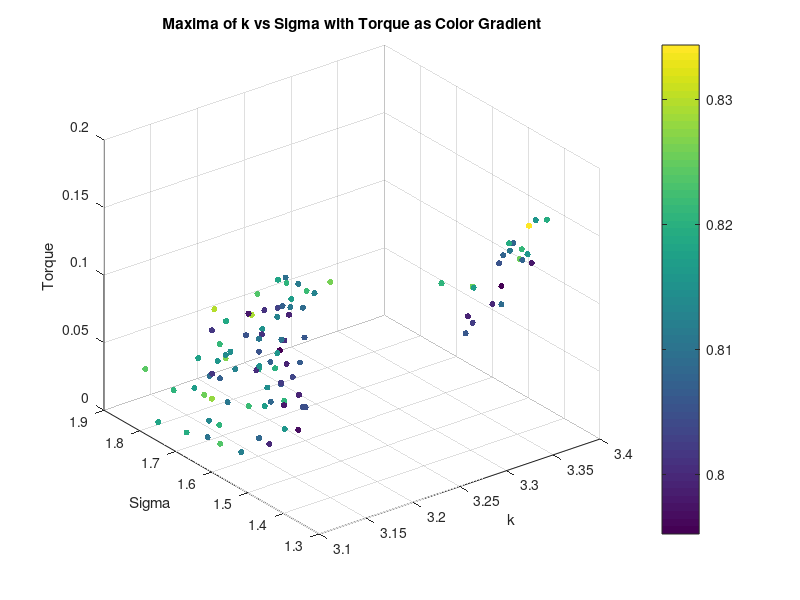
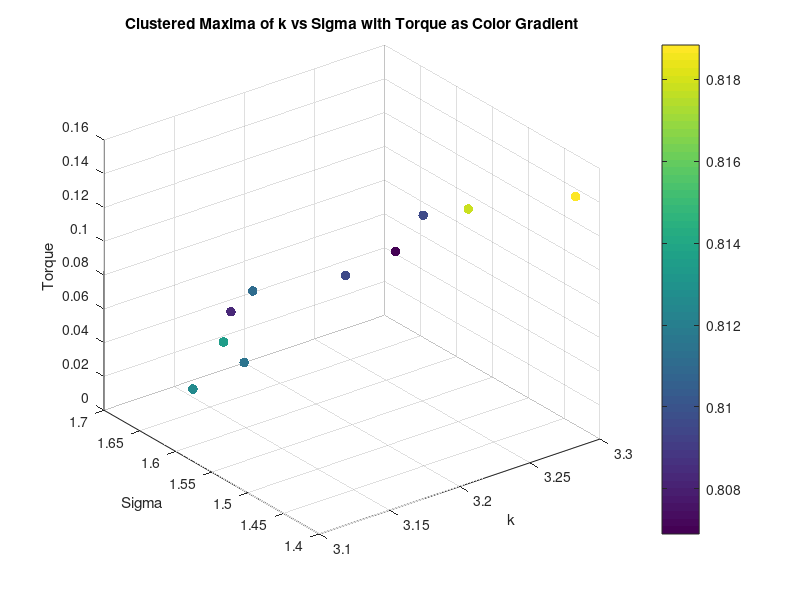
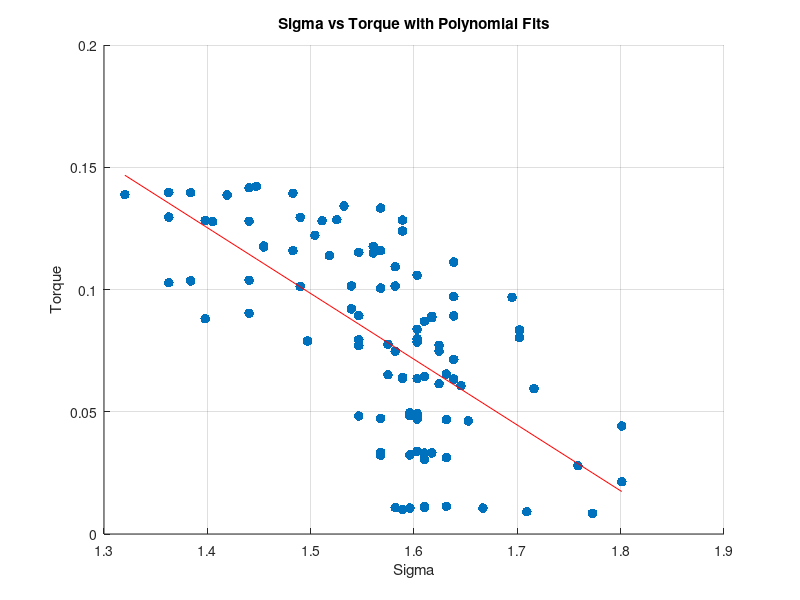
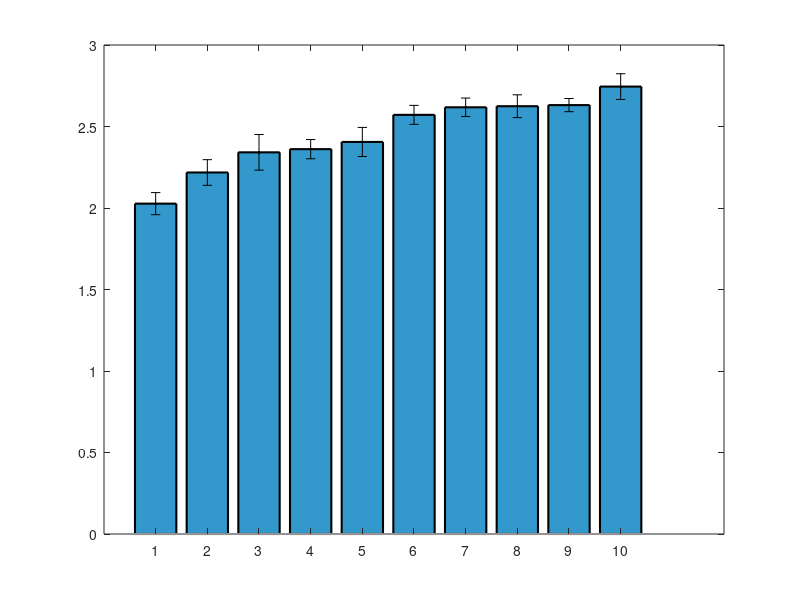

Here is the MATLAB script that generated these plots, in order: (Note: this script raises an error after producing the figures.)
clear all;
close all;


%% Torque Analysis
load('maxima_data.mat');
scatter3(maxima_k, maxima_sigma, torque_values, 20, maxima_corr, 'filled');
xlabel('k');
ylabel('Sigma');
zlabel('Torque');
title('Maxima of k vs Sigma with Torque as Color Gradient');
colorbar;
grid on;
% K means clustering of torque into 10 clusters, taking mean of each cluster k, sigma and corr too
[cluster_idx, cluster_centers] = kmeans(torque_values', 10);
% Take the mean of each cluster
torque_means = zeros(10, 1);
sigma_means = zeros(10, 1);
sigma_stds = zeros(10, 1);
k_means = zeros(10, 1);
corr_means = zeros(10, 1);
for i = 1:10
    torque_means(i) = mean(torque_values(cluster_idx == i));
    sigma_means(i) = mean(maxima_sigma(cluster_idx == i));
    k_means(i) = mean(maxima_k(cluster_idx == i));
    corr_means(i) = mean(maxima_corr(cluster_idx == i));
    sigma_stds(i) = std(maxima_sigma(cluster_idx == i));
end
% Plot the clusters
figure;
scatter3(k_means, sigma_means, torque_means, 50, corr_means, 'filled');
xlabel('k');
ylabel('Sigma');
zlabel('Torque');
title('Clustered Maxima of k vs Sigma with Torque as Color Gradient');
colorbar;
grid on;
% Ensure data is sorted for polyfit
[sigma_sorted, sort_idx] = sort(maxima_sigma);
torque_sorted = torque_values(sort_idx);
% Display correlation between torque and sigma
disp('Correlation between Torque and Sigma:');
disp(corr(torque_sorted', sigma_sorted'));
% Display correlation between torque and sigma^2
disp('Correlation between Torque and Sigma^2:');
disp(corr(torque_sorted', sigma_sorted'.^2));
% Polyfit for sigma vs torque (order 1 and 2)
p1_sigma = polyfit(sigma_sorted, torque_sorted, 1);
% Calculate fitted values and normalized MSE for sigma vs torque
fitted_torque_p1_sigma = polyval(p1_sigma, sigma_sorted);
mse_p1_sigma = mean((torque_sorted - fitted_torque_p1_sigma).^2);
nmse_p1_sigma = mse_p1_sigma / var(torque_sorted);
% Display results for sigma vs torque
disp('Sigma vs Torque:');
disp(['Order 1 nMSE: ', num2str(nmse_p1_sigma)]);
%display correlation between torque and sigma
% Plot for sigma vs torque with polynomial fits (first instance)
figure;
scatter(sigma_sorted, torque_sorted, 50, 'filled','DisplayName', 'Data');
hold on;
plot(sigma_sorted, fitted_torque_p1_sigma, '-r', 'DisplayName', ...
    ['Order 1 Fit: y = ', num2str(p1_sigma(1)), 'x + ', num2str(p1_sigma(2)), ...
    ', nMSE = ', num2str(nmse_p1_sigma)]);
xlabel('Sigma');
ylabel('Torque');
title('Sigma vs Torque with Polynomial Fits');
grid on;

%Plot means of sigma as bar plot with variance as error bars
figure;
[sorted_sigma_means,idx] = sort(sigma_means);
sorted_sigma_stds = sigma_stds(idx);
bar(sorted_sigma_means.^2, 'FaceColor', [0.2 0.6 0.8], 'EdgeColor', 'k', 'LineWidth', 1.5);
% Set the x-ticks to the cluster indices
hold on;
errorbar(sorted_sigma_means.^2,sorted_sigma_stds, 'k.', 'LineWidth', 1.5);
ylim([1.9 2.8]);

xlabel('Torque Number');
ylabel('Mean Sigma');

% Ensure data is sorted for polyfit
[sigma_sorted, sort_idx] = sort(sigma_means);
torque_sorted = torque_means(sort_idx);
%Display correlation between torque and sigma
disp('Correlation between Torque and Sigma:');
disp(corr(torque_sorted, sigma_sorted));
%Display correlation between torque and sigma^2
disp('Correlation between Torque and Sigma^2:');
disp(corr(torque_sorted, sigma_sorted.^2));
% Polyfit for sigma vs torque (order 1 and 2)
p1_sigma = polyfit(sigma_sorted, torque_sorted, 1);
p2_sigma = polyfit(sigma_sorted, torque_sorted, 2);
% Calculate zitted values and normalized MSE for sigma vs torque
fitted_torque_p1_sigma = polyval(p1_sigma, sigma_sorted);
fitted_torque_p2_sigma = polyval(p2_sigma, sigma_sorted);
mse_p1_sigma = mean((torque_sorted - fitted_torque_p1_sigma).^2);
mse_p2_sigma = mean((torque_sorted - fitted_torque_p2_sigma).^2);
nmse_p1_sigma = mse_p1_sigma / var(torque_sorted);
nmse_p2_sigma = mse_p2_sigma / var(torque_sorted);
% Display results for sigma vs torque
disp('Sigma vs Torque:');
disp(['Order 1 nMSE: ', num2str(nmse_p1_sigma)]);
disp(['Order 2 nMSE: ', num2str(nmse_p2_sigma)]);
% Plot for sigma vs torque with polynomial fits (second instance)
figure;
scatter(sigma_sorted, torque_sorted, 50, 'filled', 'DisplayName', 'Data');
hold on;
% plot(sigma_sorted, fitted_torque_p1_sigma, '-r', 'DisplayName', ...
%     ['Order 1 Fit: y = ', num2str(p1_sigma(1)), 'x + ', num2str(p1_sigma(2)), ...
%     ', nMSE = ', num2str(nmse_p1_sigma)]);
% plot(sigma_sorted, fitted_torque_p2_sigma, '--g', 'DisplayName', ...
%     ['Order 2 Fit: y = ', num2str(p2_sigma(1)), 'x^2 + ', num2str(p2_sigma(2)), ...
%     'x + ', num2str(p2_sigma(3)), ', nMSE = ', num2str(nmse_p2_sigma)]);
xlabel('Sigma');
ylabel('Torque');
title('Sigma vs Torque with Polynomial Fits');
grid on;



%% Diameter Analysis
% Saved as diameter_value, k_values(max_k_idx), sigma_values(max_sigma_idx), max_val
load('maxima_data_Diam.mat');

figure;
scatter3(maxima_matrix(:, 2), maxima_matrix(:, 3), maxima_matrix(:, 1), 50, maxima_matrix(:, 1), 'filled'); 
xlabel('k');
ylabel('Sigma');
zlabel('Diameter');
title('Maxima of k vs Sigma with Diameter as Color Gradient');
colorbar;
grid on;

% K vs d
% Ensure data is sorted for polyfit
[k_sorted, sort_idx] = sort(maxima_matrix(:, 2));
d_sorted = maxima_matrix(sort_idx, 1);
% Display correlation between d and k
disp('Correlation between Diameter and k:');
disp(corr(d_sorted, k_sorted));

%plot for k vs diam with polynomial fits
figure;
scatter(k_sorted, d_sorted, 50, 'filled', 'DisplayName', 'Data');
grid on;
hold on;
p1_k = polyfit(k_sorted, d_sorted, 1);
fitted_d_p1_k = polyval(p1_k, k_sorted);
mse_p1_k = mean((d_sorted - fitted_d_p1_k).^2);
nmse_p1_k = mse_p1_k / var(d_sorted);
disp('Diameter vs k:');
disp(['Order 1 nMSE: ', num2str(nmse_p1_k)]);
% plot(k_sorted, fitted_d_p1_k, '-r', 'DisplayName', ...
%     ['Order 1 Fit: y = ', num2str(p1_k(1)), 'x + ', num2str(p1_k(2)), ...
%     ', nMSE = ', num2str(nmse_p1_k)]);
xlabel('k');
ylabel('Diameter');
title('k vs Diameter with Polynomial Fits');


% Compute mean and std of sigma for each unique diameter
unique_diameters = unique(maxima_matrix(:, 1));
sigma_means_diameter = zeros(size(unique_diameters));
sigma_stds_diameter = zeros(size(unique_diameters));

for i = 1:length(unique_diameters)
    sigma_values_for_diameter = maxima_matrix(maxima_matrix(:, 1) == unique_diameters(i), 3);
    sigma_means_diameter(i) = mean(sigma_values_for_diameter);
    sigma_stds_diameter(i) = std(sigma_values_for_diameter);
end

% Bar plot of mean sigma with error bars for each diameter
figure;
bar(unique_diameters, sigma_means_diameter, 'FaceColor', [0.2 0.6 0.8], 'EdgeColor', 'k', 'LineWidth', 1.5);
hold on;
errorbar(unique_diameters, sigma_means_diameter, sigma_stds_diameter, 'k.', 'LineWidth', 1.5);
xlabel('Diameter');
ylabel('Mean Sigma');
title('Mean Sigma for Each Diameter with Error Bars');
grid on;







